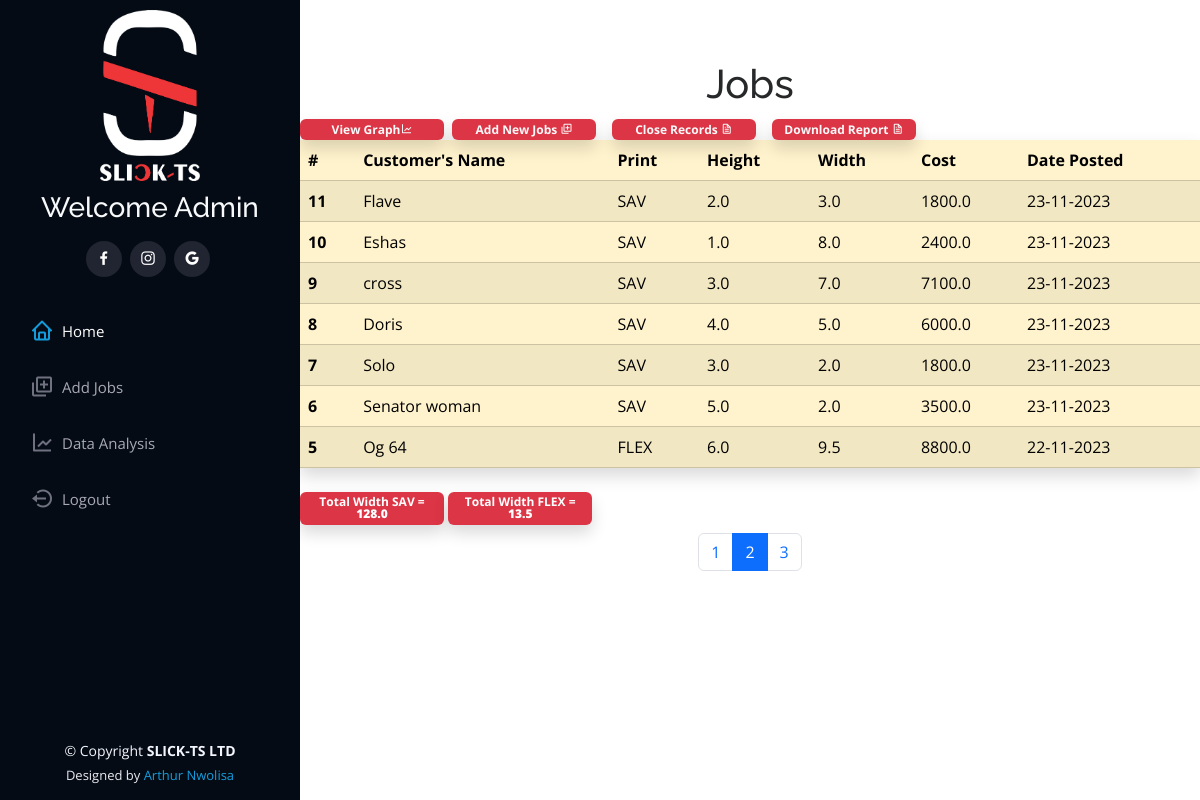
/view_jobs/?page=2 (signed in), run on the app's committed database.
### jobs/models.py (models this page shows, shortened)
class Jobs(models.Model):
    customer_name = models.CharField(max_length=50)
    print = models.ForeignKey(Prints, on_delete=models.CASCADE, related_name='prints')
    height = models.FloatField()
    width = models.FloatField()
    unit_price = models.FloatField(default=0, null=True, blank=True)
    cost = models.FloatField(null=True, blank=True)
    total_height = models.FloatField(null=True, blank=True)
    total_cost = models.FloatField(null=True, blank=True)
    date = models.DateTimeField(auto_now_add=True)

class Prints(models.Model):
    name = models.CharField(max_length=50)
    def __str__(self):
        return self.name

### jobs/views.py (the view)
# urls.py: path('view_jobs/', views.view_jobs, name='view_jobs'),
def view_jobs(request):
    month = 9
    print1 = Jobs.objects.all().order_by('-date')
    prnts = Jobs.objects.filter(date__lte=datetime.datetime.today(), date__gt=datetime.datetime.today()-datetime.timedelta(days=4)).values('date').annotate(count=Count('id'))
    trun = Jobs.objects.annotate(month=TruncMonth('date')).values('month',).annotate(c=Sum('width')).values('month', 'c', ).filter(print__name='SAV')
    flex = Jobs.objects.annotate(month=TruncMonth('date')).values('month',).annotate(f=Sum('width')).values('month', 'f').filter(print__name='FLEX')
    trt = Jobs.objects.filter(print__name='SAV').aggregate(cal=Sum('width'))
    sum_flex = Jobs.objects.filter(print__name='FLEX').aggregate(flex=Sum('width'))
    page = request.GET.get('page')
    num_of_items = 7
    paginator = Paginator(print1, num_of_items)
    try:
        print1 = paginator.page(page)
    except PageNotAnInteger:
        page = 1
        print1 = paginator.page(page)
    except EmptyPage:
        page = paginator.num_pages
        print1 = paginator.page(page)
    total_height = trt['cal']
    total_width_flex = sum_flex['flex']
    context = {
        'print1': print1,
        'trun': trun,
        'flex': flex,
        'paginator': paginator,
        'total_width_flex': total_width_flex,
        'total_height': total_height,
    }
    return render(request, 'jobs/view_jobs.html', context)

### jobs/templates/jobs/view_jobs.html (shortened to what this page needs)
{%extends 'jobs/base.html'%}
{%load crispy_forms_tags%}
{%block content%}
{%if request.user.is_authenticated%}
  <header id="header">
    <div class="d-flex flex-column">
      <div class="profile">
        <img src="/static/assets/img/SLICK-TS LOGO FOR PYTHON.png" alt="" class="img-fluid">
        <h3 class="text-center text-light">Welcome {{request.user.username|capfirst}}</h3>
        <div class="social-links mt-3 text-center">
           <a href="https://facebook.com/slickts" class="facebook"><i class="bx bxl-facebook"></i></a>
          <a href="https://instagram.com/slicktshirts" class="instagram"><i class="bx bxl-instagram"></i></a>
          <a href="https://maps.app.goo.gl/JXEzx77qv7nGNHN18" class="google-plus"><i class="bx bxl-google"></i></a>
        </div>
      </div>
      <nav id="navbar" class="nav-menu navbar">
        <ul>
          <li><a href="{%url 'index'%}" class="nav-link active"><i class="bx bx-home"></i> <span>Home</span></a></li>
         <li><a href="{%url 'work'%}" class="nav-link"><i class="bx bx-add-to-queue"></i> <span>Add Jobs</span></a></li>
         <li><a href="{%url 'graph'%}" class="nav-link"><i class="bx bx-line-chart"></i> <span>Data Analysis</span></a></li>
         <li><a href="{%url 'logout'%}" class="nav-link"><i class="bx bx-log-out-circle"></i> <span>Logout</span></a></li>
        </ul>
      </nav>
    </div>
  </header>
<div class="row">
    <section class="d-flex flex-column justify-content-center align-items-center">
      <div class="col-md-9 offset-md-3">
      <h1 class="text-center">Jobs</h1>
          <table class="table table-warning table-striped shadow">
  <thead>
    <tr>
      <th scope="col">#</th>
      <th scope="col">Customer's Name</th>
      <th scope="col">Print</th>
      <th scope="col">Height</th>
      <th scope="col">Width</th>
      <th scope="col">Cost</th>
      <th scope="col">Date Posted</th>
    </tr>
  </thead>
  <tbody>
  {%for row in print1%}
    <tr>
      <th scope="row">{{row.id}}</th>
      <td>{{row.customer_name}}</td>
      <td>{{row.print}}</td>
      <td>{{row.height}}</td>
      <td>{{row.width}}</td>
      <td>{{row.cost}}</td>
      <td>{{row.date|date:'d-m-Y'}}</td>
    </tr>
  {%endfor%}
  </tbody>
   <div class="badge bg-danger text-wrap shadow" style="width: 9rem;">
  <a href="{%url 'graph'%}" class="text-light">
    <span>View Graph</span><i class="bx bx-line-chart"></i></a>
</div>
<div class="badge bg-danger text-wrap shadow mx-2" style="width: 9rem;">
   <a href="{%url 'work'%}" class="text-light">Add New Jobs <i class="bx bx-add-to-queue"></i></a>
</div>
    <div class="badge bg-danger text-wrap shadow mx-2" style="width: 9rem;">
   <a href="{%url 'close_record'%}" class="text-light">Close Records <i class="bx bx-file"></i></a>
</div>
  <div class="badge bg-danger text-wrap shadow mx-2" style="width: 9rem;">
   <a href="{%url 'download_file'%}" class="text-light">Download Report <i class="bx bx-file"></i></a>
</div>
</table>
  <div class="badge bg-danger text-wrap shadow my-2" style="width: 9rem;">
 Total Width SAV = <b>{{total_height}}</b>
</div>
 <div class="badge bg-danger text-wrap shadow my-2" style="width: 9rem;">
 Total Width FLEX = <b>{{total_width_flex}}</b>
</div>
        <nav aria-label="Page navigation example">
  <ul class="pagination justify-content-center">
   {%for page in paginator.page_range%}
    {%if page == print1.number%}
    <li class="page-item active" aria-current="page">
      <span class="page-link">{{page}}</span>
    </li>
    {%else%}
    <li class="page-item"><a class="page-link" href="?page={{page}}">{{page}}</a></li>
    {%endif%}
    {%endfor%}
  </ul>
</nav>
      </div>
    </div>
  {%else%}
<h4 class="alert alert-danger my-3 mx-3">You have to login to access this page - <a href="{%url 'login'%}">Login</a></h4>
{%endif%}
{%endblock%}

### static/assets/css/style.css (style rules this page uses)
body { font-family: "Open Sans", sans-serif; color: #272829; }
a { color: #149ddd; text-decoration: none; }
h1, h2, h3, h4, h5, h6 { font-family: "Raleway", sans-serif; }
#header { position: fixed; top: 0; left: 0; bottom: 0; width: 300px; transition: all ease-in-out 0.5s; z-index: 9997; transition: all 0.5s; padding: 0 15px; background: #040b14; overflow-y: auto; }
#header .profile img { margin: 10px auto; display: block; width: 100px; border:#2c2f3f; }
#header .profile .social-links a { font-size: 18px; display: inline-block; background: #212431; color: #fff; line-height: 1; padding: 8px 0; margin-right: 4px; border-radius: 50%; text-align: center; width: 36px; height: 36px; transition: 0.3s; }
.nav-menu { padding: 30px 0 0 0; }
.nav-menu * { margin: 0; padding: 0; list-style: none; }
.nav-menu>ul>li { position: relative; white-space: nowrap; }
.nav-menu a, .nav-menu a:focus { display: flex; align-items: center; color: #a8a9b4; padding: 12px 15px; margin-bottom: 8px; transition: 0.3s; font-size: 15px; }
.nav-menu a i, .nav-menu a:focus i { font-size: 24px; padding-right: 8px; color: #6f7180; }
.nav-menu a:hover, .nav-menu .active, .nav-menu .active:focus, .nav-menu li:hover>a { text-decoration: none; color: #fff; }
.nav-menu a:hover i, .nav-menu .active i, .nav-menu .active:focus i, .nav-menu li:hover>a i { color: #149ddd; }
section { padding: 60px 0; overflow: hidden; }

### data on the page
Jobs: id "11", customer_name "Flave", print "SAV", height "2.0", width "3.0", cost "1800.0", date "23-11-2023"
Jobs: id "10", customer_name "Eshas", print "SAV", height "1.0", width "8.0", cost "2400.0", date "23-11-2023"
Jobs: id "9", customer_name "cross", print "SAV", height "3.0", width "7.0", cost "7100.0", date "23-11-2023"
Jobs: id "8", customer_name "Doris", print "SAV", height "4.0", width "5.0", cost "6000.0", date "23-11-2023"
Jobs: id "7", customer_name "Solo", print "SAV", height "3.0", width "2.0", cost "1800.0", date "23-11-2023"
Jobs: id "6", customer_name "Senator woman", print "SAV", height "5.0", width "2.0", cost "3500.0", date "23-11-2023"
Jobs: id "5", customer_name "Og 64", print "FLEX", height "6.0", width "9.5", cost "8800.0", date "22-11-2023"

### other printed values
{{ request.user.username|capfirst }} "Admin"
{{ total_height }} "128.0"
{{ total_width_flex }} "13.5"
{{ page }} "1" "3"
{{ page }} "2"
